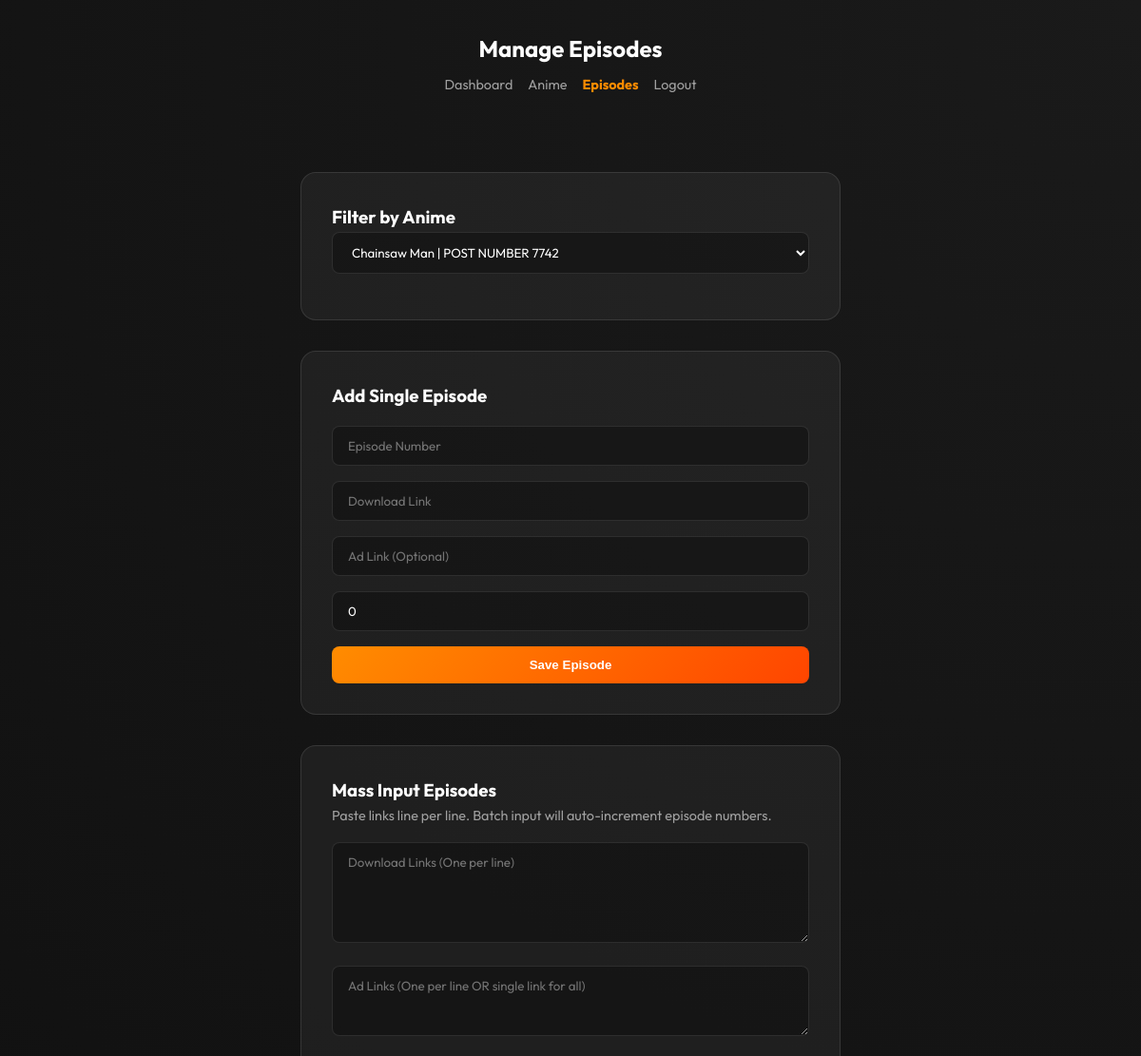
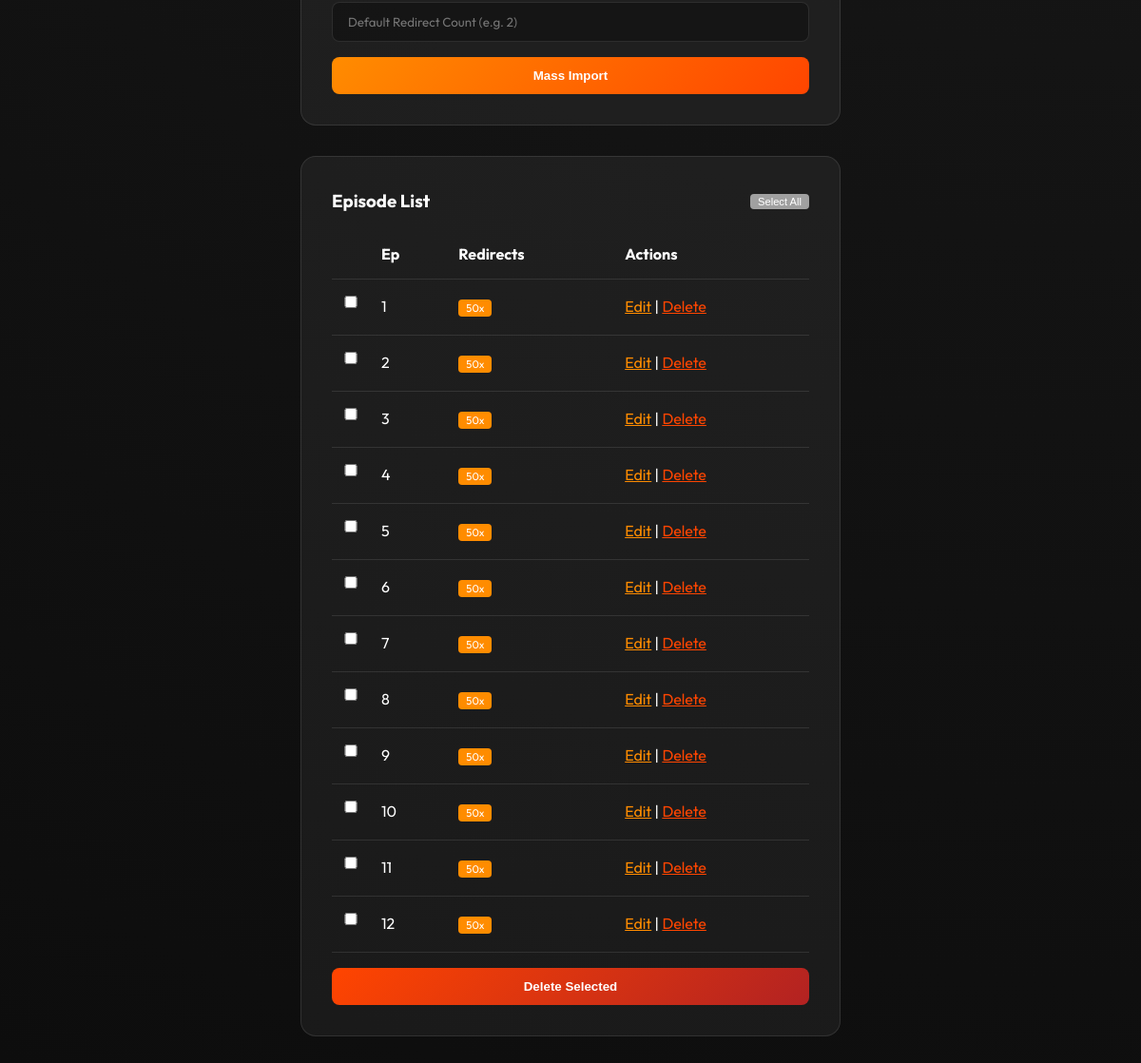
The page /farreladmin/episodes.php (signed in) on the database its author committed (2 pictures, top to bottom).
### tables this page shows
CREATE TABLE episodes (
            id INTEGER PRIMARY KEY AUTOINCREMENT,
            anime_id INTEGER NOT NULL,
            episode_number INTEGER NOT NULL,
            download_link TEXT NOT NULL,
            ad_link TEXT,
            ad_redirect_count INTEGER DEFAULT 0,
            FOREIGN KEY (anime_id) REFERENCES anime(id) ON DELETE CASCADE
        );

### farreladmin/episodes.php (the view, shortened to what this page needs)
<?php
require_once '../db.php';
$animes = $pdo->query("SELECT * FROM anime ORDER BY title ASC")->fetchAll();
$selected_anime_id = $_GET['anime_id'] ?? ($animes[0]['id'] ?? null);
$episodes = [];
if ($selected_anime_id) {
    $stmt = $pdo->prepare("SELECT * FROM episodes WHERE anime_id = ? ORDER BY episode_number ASC");
    $stmt->execute([$selected_anime_id]);
    $episodes = $stmt->fetchAll();
}
$edit_ep = null;
?>
<!DOCTYPE html>
<html lang="en">
<head>
    <link rel="stylesheet" href="../assets/style.css">
</head>
<body>
    <div class="container">
        <header>
            <h1>Manage Episodes</h1>
            <div class="nav-admin">
                <a href="index.php">Dashboard</a>
                <a href="anime.php">Anime</a>
                <a href="episodes.php" class="active">Episodes</a>
                <a href="logout.php">Logout</a>
            </div>
        </header>
        <div class="admin-card">
            <h3>Filter by Anime</h3>
            <form method="GET">
                <select name="anime_id" onchange="this.form.submit()">
                    <?php foreach ($animes as $a): ?>
                    <option value="<?php echo $a['id']; ?>" <?php echo $selected_anime_id == $a['id'] ? 'selected' : ''; ?>>
                        <?php echo htmlspecialchars($a['title']); ?>
                    </option>
                    <?php endforeach; ?>
                </select>
            </form>
        </div>
        <?php if ($selected_anime_id): ?>
        <div class="admin-card" style="margin-top: 2rem;">
            <h3><?php echo $edit_ep ? 'Edit Episode' : 'Add Single Episode'; ?></h3>
            <form method="POST" style="margin-top: 1rem;">
                <input type="number" name="episode_number" placeholder="Episode Number" value="<?php echo $edit_ep['episode_number'] ?? ''; ?>" required>
                <input type="text" name="download_link" placeholder="Download Link" value="<?php echo $edit_ep['download_link'] ?? ''; ?>" required>
                <input type="text" name="ad_link" placeholder="Ad Link (Optional)" value="<?php echo $edit_ep['ad_link'] ?? ''; ?>">
                <input type="number" name="ad_redirect_count" placeholder="Ad Redirect Count" value="<?php echo $edit_ep['ad_redirect_count'] ?? '0'; ?>">
                <button type="submit" name="save_episode" class="btn-primary">Save Episode</button>
            </form>
        </div>
        <?php if (!$edit_ep): ?>
        <div class="admin-card" style="margin-top: 2rem;">
            <h3>Mass Input Episodes</h3>
            <p class="subtitle" style="margin-bottom: 1rem;">Paste links line per line. Batch input will auto-increment episode numbers.</p>
            <form method="POST">
                <textarea name="mass_download_links" rows="5" placeholder="Download Links (One per line)" required></textarea>
                <textarea name="mass_ad_links" rows="3" placeholder="Ad Links (One per line OR single link for all)"></textarea>
                <input type="number" name="mass_redirect_count" placeholder="Default Redirect Count (e.g. 2)">
                <button type="submit" name="mass_save" class="btn-primary">Mass Import</button>
            </form>
        </div>
        <?php endif; ?>
        <div class="admin-card" style="margin-top: 2rem;">
            <div style="display: flex; justify-content: space-between; align-items: center; margin-bottom: 1rem;">
                <h3>Episode List</h3>
                <button type="button" onclick="selectAll()" class="badge" style="cursor: pointer; background: var(--text-secondary); border: none;">Select All</button>
            </div>
            <form method="POST" id="mass-delete-form">
                <table>
                    <thead>
                        <tr>
                            <th style="width: 40px;"></th>
                            <th>Ep</th>
                            <th>Redirects</th>
                            <th>Actions</th>
                        </tr>
                    </thead>
                    <tbody>
                        <?php foreach ($episodes as $e): ?>
                        <tr>
                            <td><input type="checkbox" name="episode_ids[]" value="<?php echo $e['id']; ?>" class="ep-checkbox"></td>
                            <td><?php echo $e['episode_number']; ?></td>
                            <td><span class="badge"><?php echo $e['ad_redirect_count']; ?>x</span></td>
                            <td>
                                <a href="?anime_id=<?php echo $selected_anime_id; ?>&edit=<?php echo $e['id']; ?>" style="color: var(--accent-color);">Edit</a> |
                                <a href="?anime_id=<?php echo $selected_anime_id; ?>&delete=<?php echo $e['id']; ?>" style="color: #ff4500;" onclick="return confirm('Delete this episode?')">Delete</a>
                            </td>
                        </tr>
                        <?php endforeach; ?>
                    </tbody>
                </table>
                <div style="margin-top: 1rem;">
                    <button type="submit" name="mass_delete" class="btn-primary" style="background: linear-gradient(135deg, #ff4500 0%, #b22222 100%);" onclick="return confirm('Delete selected episodes?')">Delete Selected</button>
                </div>
            </form>
        </div>
        <?php endif; ?>
    </div>
</body>
</html>

### assets/style.css (style rules this page uses)
:root { --bg-color: #0d0d0d; --accent-color: #ff8c00; --accent-gradient: linear-gradient(135deg, #ff8c00 0%, #ff4500 100%); --text-primary: #ffffff; --text-secondary: #a0a0a0; --glass-bg: rgba(255, 255, 255, 0.05); --glass-border: rgba(255, 255, 255, 0.1); --button-radius: 16px; }
* { margin: 0; padding: 0; box-sizing: border-box; }
body { font-family: 'Outfit', sans-serif; background-color: var(--bg-color); color: var(--text-primary); line-height: 1.6; background: radial-gradient(circle at top right, #1a1a1a, #0d0d0d); min-height: 100vh; }
.container { max-width: 600px; margin: 0 auto; padding: 2rem 1rem; display: flex; flex-direction: column; align-items: center; }
header { text-align: center; margin-bottom: 3rem; }
h1 { font-size: 1.5rem; font-weight: 700; margin-bottom: 0.5rem; }
p.subtitle { color: var(--text-secondary); font-size: 0.9rem; }
.admin-card { background: var(--glass-bg); border: 1px solid var(--glass-border); padding: 2rem; border-radius: var(--button-radius); width: 100%; }
input, textarea, select { width: 100%; padding: 0.75rem 1rem; background: rgba(0, 0, 0, 0.3); border: 1px solid var(--glass-border); border-radius: 8px; color: white; margin-bottom: 1rem; font-family: inherit; }
.btn-primary { background: var(--accent-gradient); color: white; border: none; padding: 0.75rem 1.5rem; border-radius: 8px; font-weight: 700; cursor: pointer; width: 100%; transition: transform 0.2s; }
.nav-admin { display: flex; gap: 1rem; margin-bottom: 2rem; }
.nav-admin a { color: var(--text-secondary); text-decoration: none; font-size: 0.9rem; }
.nav-admin a.active { color: var(--accent-color); font-weight: 700; }
table { width: 100%; border-collapse: collapse; margin-top: 1rem; }
th, td { padding: 0.75rem; text-align: left; border-bottom: 1px solid var(--glass-border); }
.badge { padding: 2px 8px; border-radius: 4px; font-size: 0.7rem; background: var(--accent-color); color: white; }

### rows shown on the page
episodes: episode_number "1", ad_redirect_count "50"
episodes: episode_number "2", ad_redirect_count "50"
episodes: episode_number "3", ad_redirect_count "50"
episodes: episode_number "4", ad_redirect_count "50"
episodes: episode_number "5", ad_redirect_count "50"
episodes: episode_number "6", ad_redirect_count "50"
episodes: episode_number "7", ad_redirect_count "50"
episodes: episode_number "8", ad_redirect_count "50"
episodes: episode_number "9", ad_redirect_count "50"
episodes: episode_number "10", ad_redirect_count "50"
episodes: episode_number "11", ad_redirect_count "50"
episodes: episode_number "12", ad_redirect_count "50"

### other values the page prints
form field anime_id "Chainsaw Man | POST NUMBER 7742"
